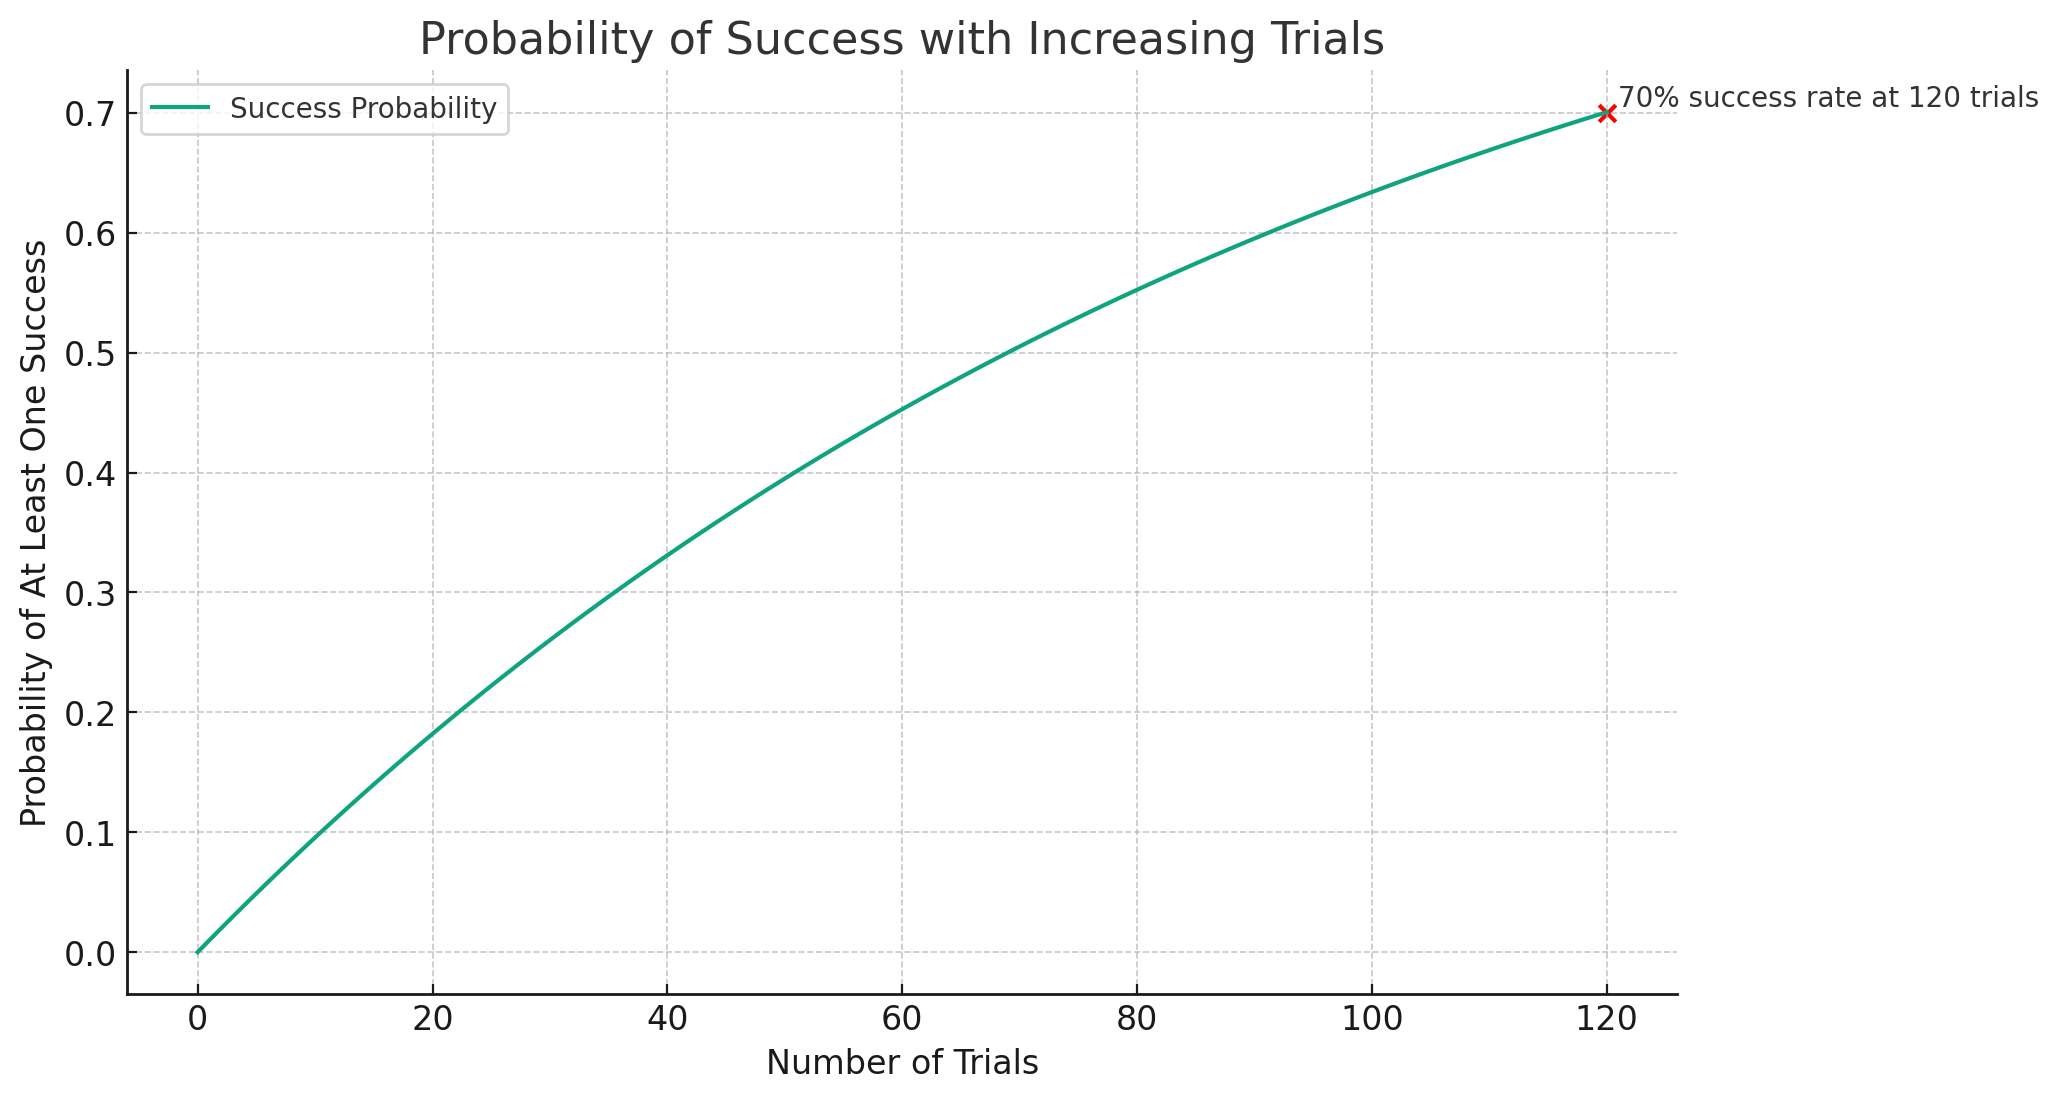

Write Python code to recreate this figure.
import matplotlib.pyplot as plt
import numpy as np

# Generate a range of trials from 0 to 120
trials = np.arange(0, 121, 1)

# Calculate the success probability for each number of trials
probabilities = 1 - (1 - p) ** trials

# Create a plot
plt.figure(figsize=(10, 6))
plt.plot(trials, probabilities, label='Success Probability')

# Highlight the point at 120 trials
plt.scatter([120], [0.7], color='red')
plt.text(121, 0.7, '70% success rate at 120 trials', verticalalignment='bottom')

# Add labels and title
plt.xlabel('Number of Trials')
plt.ylabel('Probability of At Least One Success')
plt.title('Probability of Success with Increasing Trials')

# Add a grid and legend
plt.grid(True)
plt.legend()

# Show the plot
plt.show()
